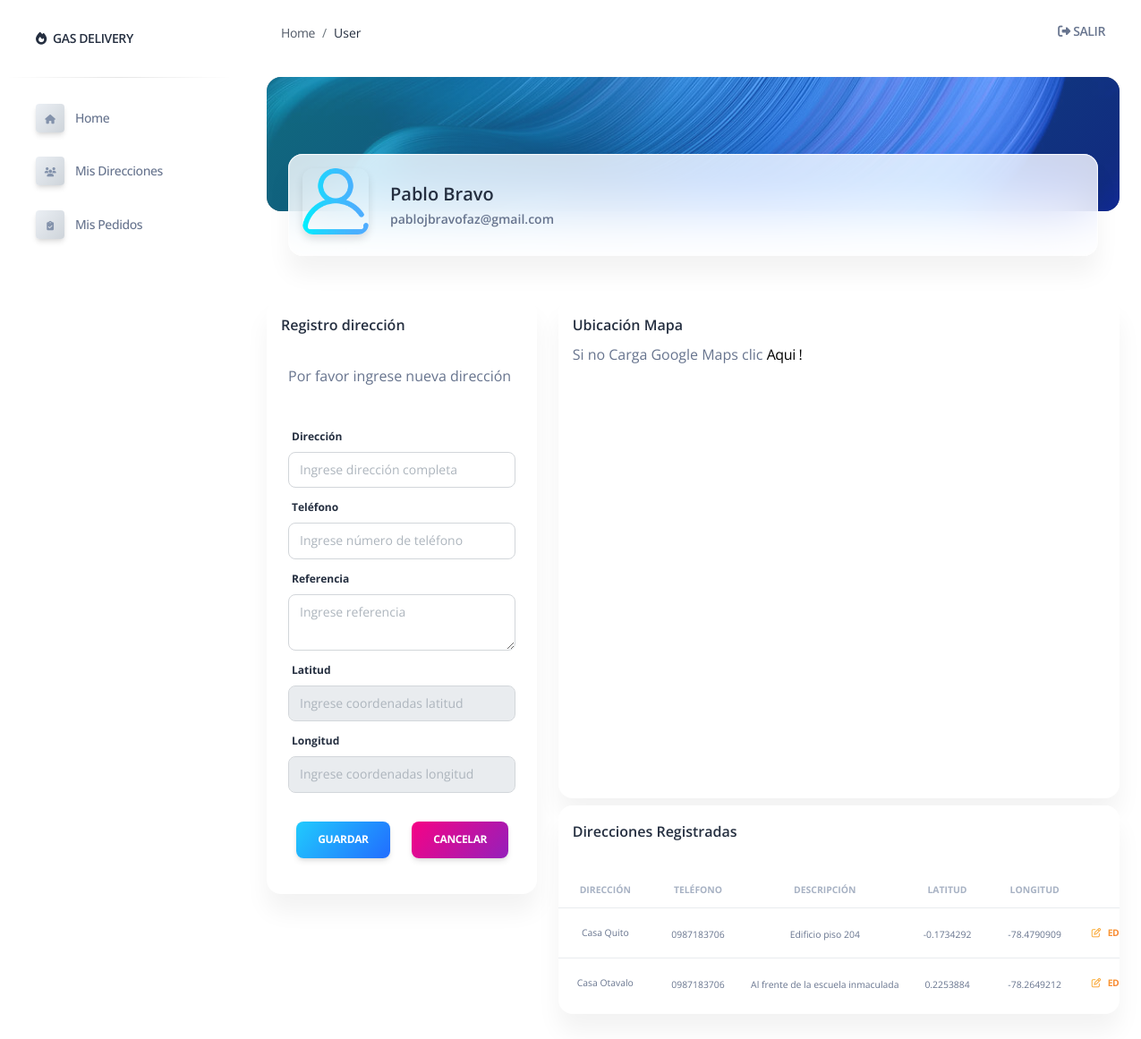
The page /user/gest_direccion (signed in) on the database its author committed.
### gasbravo/models.py (models this page shows)
class User (models.Model):
    first_name = models.CharField(max_length=50)
    last_name = models.CharField(max_length=55)
    email = models.CharField(max_length=55)
    password = models.CharField(max_length=55)
    user_rol = models.ForeignKey(Rol, related_name="user_rol", on_delete=models.CASCADE)
    created_at = models.DateField(auto_now_add=True)
    updated_at = models.DateField(auto_now=True)
    objects = UserManager()

class Direccion (models.Model):
    nombre_dir = models.CharField(max_length=50)
    user_log = models.ForeignKey(User, related_name="user_log", on_delete=models.CASCADE)
    lat = models.CharField(max_length=50)
    long = models.CharField(max_length=50)
    celular =models.CharField(max_length=10)
    desc = models.TextField()
    created_at = models.DateField(auto_now_add=True)
    updated_at = models.DateField(auto_now=True)
    objects = DireccionManager()

### gasbravo/views.py (the view)
# urls.py: path('user/gest_direccion',views.gest_direccion),
def gest_direccion(request):
    if 'logged_user' not in request.session:
        messages.error(request, "Please register or please log in first")
        return redirect('/')
    user_log = User.objects.get(id=request.session['logged_user'])
    context = {
        'logged_user' : User.objects.get(id=request.session['logged_user']),
        'google_api_key': settings.GOOGLE_API_KEY,
        'user_log': user_log,
        'all_dir' : Direccion.objects.all(),
        'user_dir' : Direccion.objects.filter(user_log_id =request.session['logged_user'] )
    }
    if user_log.user_rol.id == 2:
        return render(request, 'creardir_adm.html', context)
    if user_log.user_rol.id == 1:
        return render(request, 'creardir_us.html', context)

### gasbravo/templates/creardir_us.html (shortened to what this page needs)
{% extends 'layouts/base-cl.html' %} {% block title %} Gestión Dirección {% endblock title %}
{% block stylesheets %}{% endblock stylesheets %} {% block content %}
<div class="container-fluid">
    <div class="page-header min-height-150 border-radius-xl mt-4" style="background-image: url('/static/assets/img/curved-images/curved14.jpg'); background-position-y: 15%;">
        <span class="mask bg-gradient-info opacity-5"></span>
    </div>
    <div class="card card-body blur shadow-blur mx-4 mt-n6">
        <div class="row gx-4">
            <div class="col-auto">
                <div class="avatar avatar-xl position-relative">
                    <img src="/static/assets/img/usuario5.png" alt="avatar.png" class="w-100 border-radius-lg shadow-sm">
                </div>
            </div>
            <div class="col-auto my-auto">
                <div class="h-100">
                    <h5 class="mb-1">
                        {{logged_user.first_name}} {{logged_user.last_name}}
                    </h5>
                    <p class="mb-0 font-weight-bold text-sm">
                        {{logged_user.email}}
                    </p>
                </div>
            </div>
        </div>
    </div>
</div>
<div class="container-fluid py-4">
    <div class="row my-4">
        <div class="col-lg-4 col-md-6 mb-md-0">
            <div class="card mb-2">
                <div class="card-header pb-0 p-3">
                    <h6 class="mb-1">Registro dirección</h6>
                </div>
                <div class=" col-md-12 d-flex flex-column">
                    <div class="card card-plain mt-1">
                        <div class="card-header pb-0 text-left bg-transparent">
                            {% if messages %}
                            <ul class="messages">
                                {% for message in messages%}
                                <li class="text-danger"><strong class="text-danger text-capitalize">{{message.tags}}:</strong> {{message}} {% endfor %}</li>
                            </ul>
                            {% else %} Por favor ingrese nueva dirección{% endif %}
                        </div>
                        <div class="card-body">
                            <form role="form text-left" method="post" action="/user/add_direccion">
                                <label for="nomdirec" class="form-label">Dirección</label>
                                <div class="mb-2">
                                    <input type="text" class="form-control" name="nomdirec" placeholder="Ingrese dirección completa" required>
                                </div>
                                <label for="celular" class="form-label">Teléfono</label>
                                <div class="mb-2">
                                    <input type="number" class="form-control" name="celular" placeholder="Ingrese número de teléfono" required>
                                </div>
                                <label for="desc" class="form-label">Referencia</label>
                                <div class="mb-2">
                                    <textarea class="form-control" name="desc" placeholder="Ingrese referencia" required></textarea>
                                </div>
                                <label for="id_lat" class="form-label">Latitud</label>
                                <div class="mb-2">
                                    <input type="text" class="form-control" name="id_lat" id="id_lat" placeholder="Ingrese coordenadas latitud" readonly>
                                </div>
                                <label for="id_lng" class="form-label">Longitud</label>
                                <div class="mb-2">
                                    <input type="text" class="form-control" name="id_lng" id="id_lng" placeholder="Ingrese coordenadas longitud" readonly>
                                </div>
                                <div class="mb-3 row g-2 text-center">
                                    <div class="col-md">
                                        <button type="submit" name="save" class="btn bg-gradient-info mt-4 mb-0">Guardar</button>
                                    </div>
                                    <div class="col-md">
                                        <a href="/user/dashboard">
                                            <button type="button" class="btn bg-gradient-primary  mt-4 mb-0">Cancelar</button>
                                        </a>
                                    </div>
                                </div>
                            </form>
                        </div>
                    </div>
                </div>
            </div>
        </div>
        <div class="col-lg-8 col-md-6">
            <div class="card mb-2">
                <div class="card-header pb-0 p-3">
                    <div class="col-lg-6 col-7">
                        <h6>Ubicación Mapa</h6>
                        <span> Si no Carga Google Maps clic </span>
                        <a title="Reload!" href="/user/gest_direccion" onclick="window.location.reload(true)">Aqui !</a>
                        <div id="mapa" class="capas "></div>
                    </div>
                </div>
                <div class="card-body px-0 pb-2">
                </div>
            </div>
            <div class="card mb-2">
                <div class="card-header pb-0 p-3">
                    <div class="row">
                        <div class="col-lg-6 col-7">
                            <h6>Direcciones Registradas</h6>
                        </div>
                    </div>
                </div>
                <div class="card-body px-0 pb-2">
                    <div class="table-responsive">
                        <table class="table align-items-center mb-0">
                            <thead>
                                <tr>
                                    <th class="text-center text-uppercase text-secondary text-xxs font-weight-bolder opacity-7">Dirección</th>
                                    <th class="text-center text-uppercase text-secondary text-xxs font-weight-bolder opacity-7">Teléfono</th>
                                    <th class="text-center text-uppercase text-secondary text-xxs font-weight-bolder opacity-7">Descripción</th>
                                    <th class="text-center text-uppercase text-secondary text-xxs font-weight-bolder opacity-7">Latitud</th>
                                    <th class="text-center text-uppercase text-secondary text-xxs font-weight-bolder opacity-7">Longitud</th>
                                    <th class="text-center text-uppercase text-secondary text-xxs font-weight-bolder opacity-7">Acción</th>
                                </tr>
                            </thead>
                            <tbody>
                                {% for dir in user_dir%}
                                <tr>
                                    <td class="align-middle text-center text-xxs">
                                        <span class="text-xxs">{{dir.nombre_dir}}</span>
                                    </td>
                                    <td class="align-middle text-center text-sm">
                                        <span class="text-xxs">{{dir.celular}}</span>
                                    </td>
                                    <td class="align-middle text-center text-sm">
                                        <span class="text-xxs"> {{dir.desc}} </span>
                                    </td>
                                    <td class="align-middle text-center text-sm">
                                        <span class="text-xxs">{{dir.lat}} </span>
                                    </td>
                                    <td class="align-middle text-center text-sm">
                                        <span class="text-xxs ">{{dir.long}}</span>
                                    </td>
                                    <td class="align-left text-center text-xxs">
                                        <div class="ms-auto">
                                            <a class="btn btn-link text-warning text-xxs  text-gradient px-1 mb-0" href="/user_dir/{{dir.id}}/edit"><i class="far fa-edit me-2"></i>Editar</a>
                                        </div>
                                    </td>
                                </tr>
                                {% endfor %}
                            </tbody>
                        </table>
                    </div>
                </div>
            </div>
        </div>
    </div>
</div>
{% endblock content %}

### gasbravo/static/assets/css/google.css (style rules this page uses)
.capas { display: inline-block; width: 650px; height: 450px; vertical-align:top ; }

### rows shown on the page
User: first_name "Pablo", last_name "Bravo", email "pablojbravofaz@gmail.com"
Direccion: nombre_dir "Casa Quito", celular "0987183706", desc "Edificio piso 204", lat "-0.1734292", long "-78.4790909"
Direccion: nombre_dir "Casa Otavalo", celular "0987183706", desc "Al frente de la escuela inmaculada", lat "0.2253884", long "-78.2649212"
